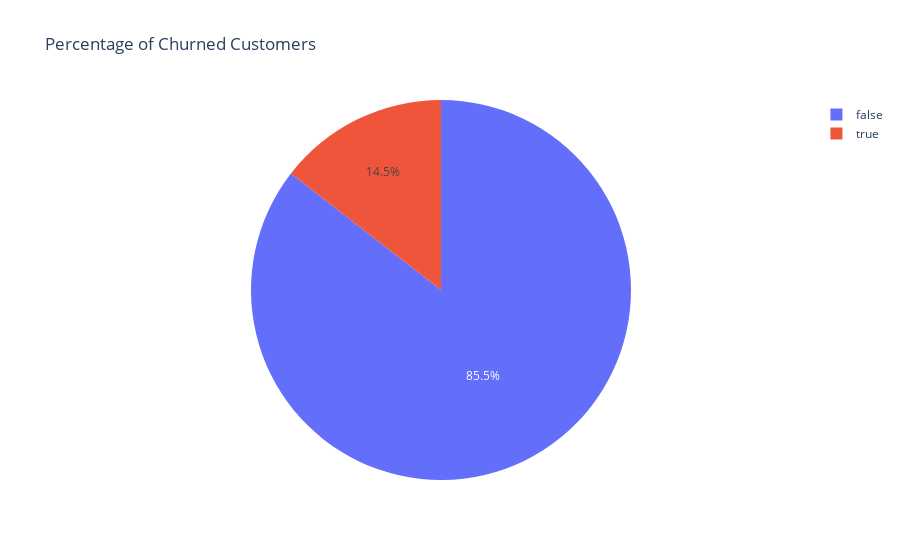

Notebook cell for this chart:
### Markdown cell above
# 6.DATA VISUALIZATION & ANALYSIS

### Code cell
# checking the persentage of people who churned 
labels = df['churn'].value_counts(normalize=True).index
values = df['churn'].value_counts(normalize=True).values

fig = px.pie(df, values=values, names=labels, title='Percentage of Churned Customers')
fig.show()

### Figure 1 — Plotly figure (JSON) as saved in the notebook; plotly's stock layout.template omitted (floating-point values rounded to 4 significant figures)
{"data": [{"domain": {"x": [0, 1], "y": [0, 1]}, "hovertemplate": "label=%{label}<br>value=%{value}<extra></extra>", "labels": [false, true], "legendgroup": "", "name": "", "showlegend": true, "type": "pie", "values": [0.8551, 0.1449]}], "layout": {"legend": {"tracegroupgap": 0}, "title": {"text": "Percentage of Churned Customers"}}}
